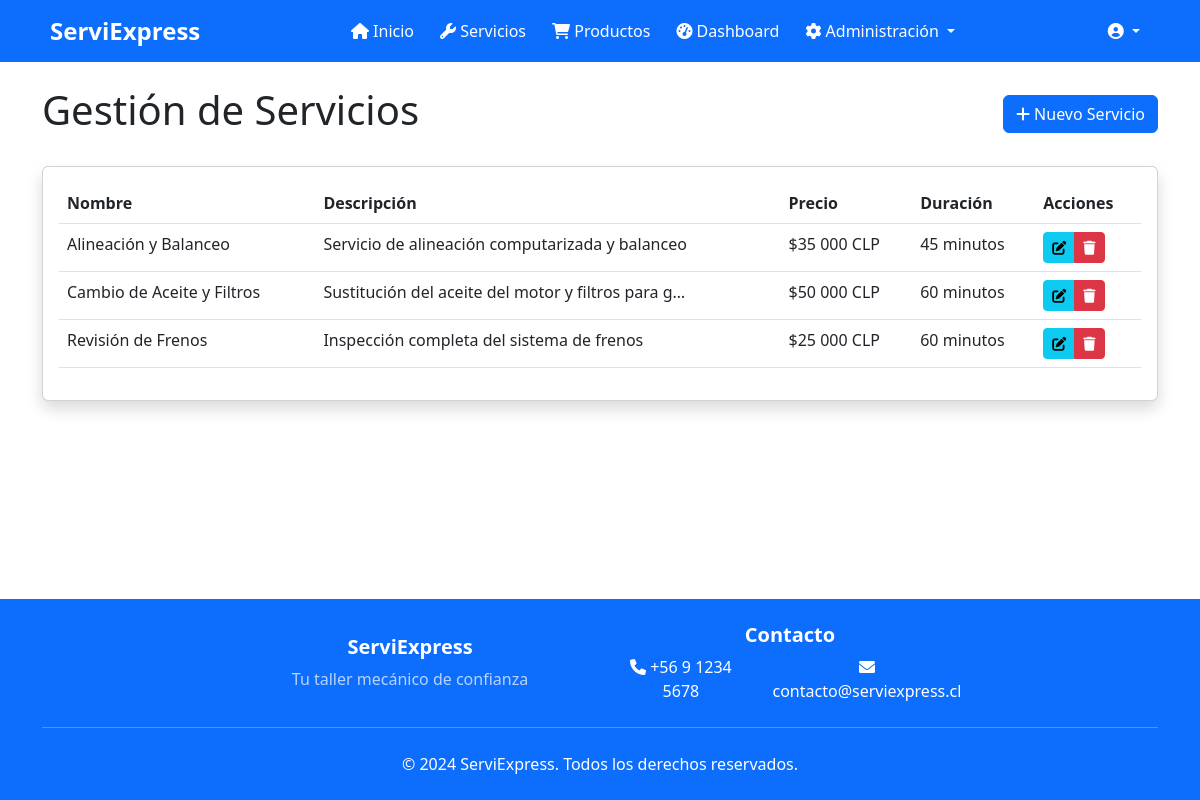
Screenshot of /management/services/ (signed in) with the database file from the repository.
### workshop/models.py (models this page shows, shortened)
class Product(models.Model):
    CATEGORY_CHOICES = [
        ('product', 'Producto'),
        ('service', 'Servicio'),
    ]
    name = models.CharField(max_length=100)
    description = models.TextField()
    price = models.DecimalField(max_digits=10, decimal_places=2)
    stock = models.IntegerField()
    image = models.ImageField(upload_to='products/', null=True, blank=True)
    category = models.CharField(max_length=10, choices=CATEGORY_CHOICES, default='product')
    duration = models.PositiveIntegerField(null=True, blank=True, help_text='Duración estimada en minutos')
    class Meta:
        ordering = ['category', 'name']

### workshop/views/service_views.py (the view)
# urls.py: path('management/services/', service_views.service_list, name='service_list'),
@login_required
@admin_required
def service_list(request):
    services = Product.objects.filter(category='service')
    return render(request, 'workshop/admin/service_list.html', {
        'services': services
    })

### templates/workshop/admin/service_list.html (shortened to what this page needs)
{% extends 'base.html' %}
{% load humanize %}
{% block content %}
<div class="container py-4">
    <div class="d-flex justify-content-between align-items-center mb-4">
        <h1>Gestión de Servicios</h1>
        <a href="{% url 'service_add' %}" class="btn btn-primary">
            <i class="fas fa-plus"></i> Nuevo Servicio
        </a>
    </div>
    <div class="card shadow">
        <div class="card-body">
            <div class="table-responsive">
                <table class="table table-hover">
                    <thead>
                        <tr>
                            <th>Nombre</th>
                            <th>Descripción</th>
                            <th>Precio</th>
                            <th>Duración</th>
                            <th>Acciones</th>
                        </tr>
                    </thead>
                    <tbody>
                        {% for service in services %}
                            <tr>
                                <td>{{ service.name }}</td>
                                <td>{{ service.description|truncatechars:50 }}</td>
                                <td>${{ service.price|floatformat:0|intcomma }} CLP</td>
                                <td>{{ service.duration }} minutos</td>
                                <td>
                                    <div class="btn-group">
                                        <a href="{% url 'service_edit' service.id %}" class="btn btn-sm btn-info" title="Editar">
                                            <i class="fas fa-edit"></i>
                                        </a>
                                        <a href="{% url 'service_delete' service.id %}" class="btn btn-sm btn-danger" title="Eliminar">
                                            <i class="fas fa-trash"></i>
                                        </a>
                                    </div>
                                </td>
                            </tr>
                        {% endfor %}
                    </tbody>
                </table>
            </div>
        </div>
    </div>
</div>
{% endblock %}

### templates/base.html (style rules this page uses)
body { display: flex; flex-direction: column; min-height: 100vh; margin: 0; }

### rows the page displays
Product: name "Alineación y Balanceo", description "Servicio de alineación computarizada y balanceo", price "35 000", duration "45"
Product: name "Cambio de Aceite y Filtros", description "Sustitución del aceite del motor y filtros para g…", price "50 000", duration "60"
Product: name "Revisión de Frenos", description "Inspección completa del sistema de frenos", price "25 000", duration "60"
